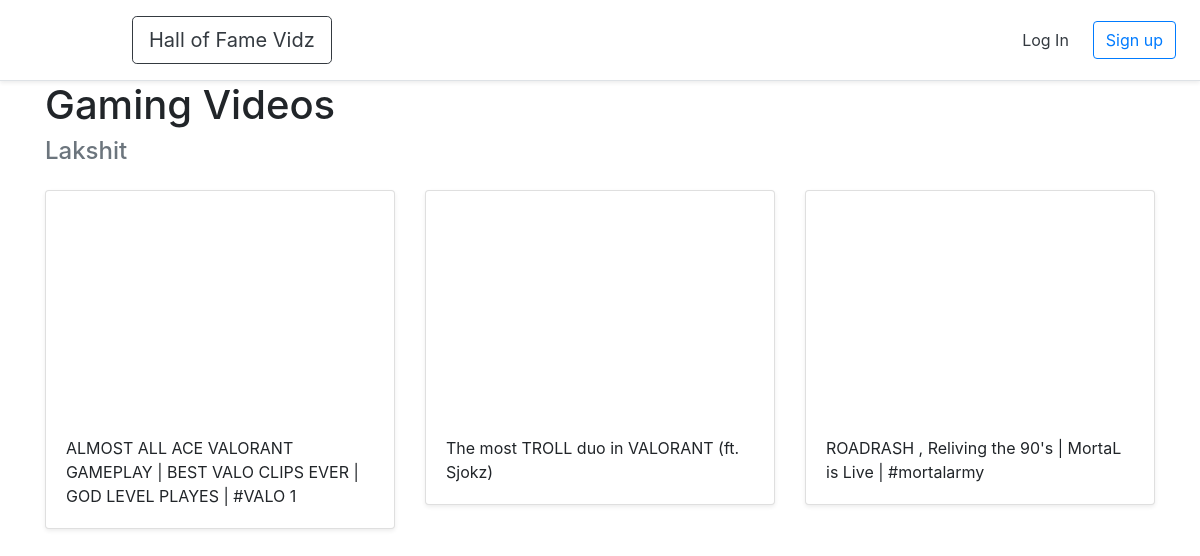
Page /halloffame/4 on the committed database.
### halls/models.py (models this page shows)
class Hall(models.Model):
	title = models.CharField(max_length=255)
	user = models.ForeignKey(User,on_delete=models.CASCADE)

class Video(models.Model):
	title = models.CharField(max_length=255)
	url = models.URLField()
	youtube_id = models.CharField(max_length=255)
	hall = models.ForeignKey(Hall,on_delete=models.CASCADE)

### halls/views.py (the view)
# urls.py: path('halloffame/<int:pk>',views.Detail_hall.as_view(),name='detail_hall'),
class Detail_hall(generic.DetailView):
	model = Hall
	template_name = 'halls/detail_hall.html'

### halls/templates/halls/detail_hall.html (shortened to what this page needs)
{% extends 'halls/base.html' %}
{% block content %}
<div class='container'>
<h1>{{ hall.title }}</h1>
<h4 class='text-muted'>{{ hall.user.username }}</h4>
 <div class="row">
 	 {% for video in hall.video_set.all %}
 	 <div class="col-md-4 mt-3">
      <div class="card mb-4 shadow-sm">
      <iframe width="100%" height="225" src="https://www.youtube.com/embed/{{ video.youtube_id }}" frameborder="0" allow="accelerometer; autoplay; encrypted-media; gyroscope; picture-in-picture" allowfullscreen></iframe>
    <div class="card-body">
    	<p class="card-text">{{ video.title }}</p>
    </div>
  </div>
</div>
 	 {% endfor %}
</div>
</div>
{% endblock %}

### rows in the picture
Hall: title "Gaming Videos", user.username "Lakshit"
Video: title "ALMOST ALL ACE VALORANT GAMEPLAY | BEST VALO CLIPS EVER | GOD LEVEL PLAYES | #VALO 1"
Video: title "The most TROLL duo in VALORANT (ft. Sjokz)"
Video: title "ROADRASH , Reliving the 90's | MortaL is Live | #mortalarmy"
